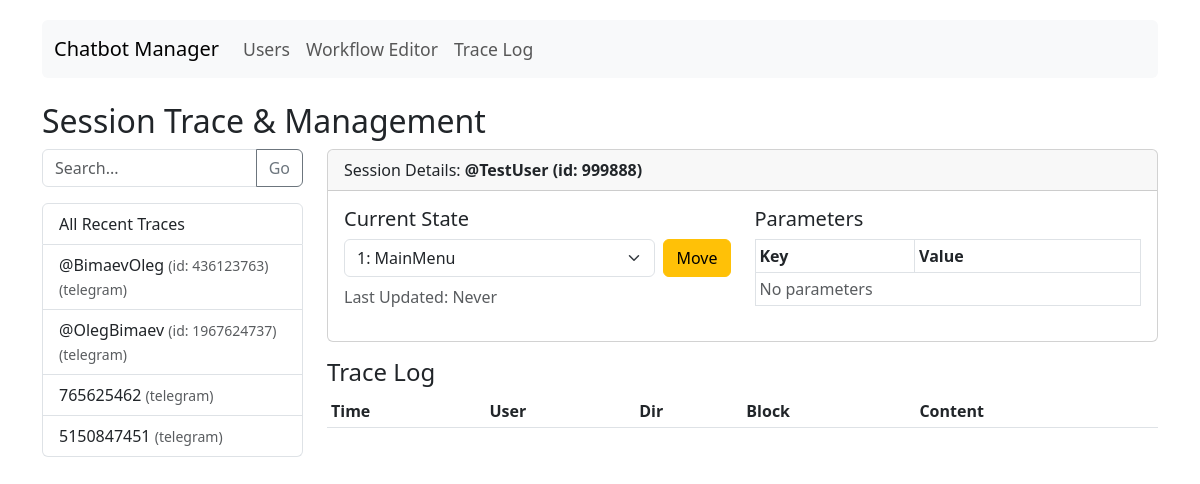
Screenshot of /trace?user_id=999888 with the database file from the repository.
### database/models.py (models this page shows)
class UserSession(Base):
    __tablename__ = "user_sessions"
    user_id = Column(String, primary_key=True)
    platform = Column(String, primary_key=True)
    current_block_id = Column(Integer, ForeignKey("blocks.id"))
    updated_at = Column(DateTime, default=datetime.utcnow, onupdate=datetime.utcnow)
    block = relationship("Block")

class BotUser(Base):
    __tablename__ = "bot_users"
    id = Column(Integer, primary_key=True, index=True)
    user_id = Column(String, index=True) # External ID
    username = Column(String, nullable=True)
    platform = Column(String, index=True)
    is_active = Column(Boolean, default=True)
    created_at = Column(DateTime, default=datetime.utcnow)

### admin.py (the view)
@app.get("/trace", response_class=HTMLResponse)
async def view_trace(request: Request, user_id: str = None, q: str = None, db: Session = Depends(get_db)):
    session_query = db.query(UserSession)
    if q:
        session_query = session_query.outerjoin(BotUser, (UserSession.user_id == BotUser.user_id) & (UserSession.platform == BotUser.platform))
        search = f"%{q}%"
        session_query = session_query.filter(
            (UserSession.user_id.like(search)) |
            (BotUser.username.like(search)) |
            (UserSession.platform.like(search))
        )
    sessions = session_query.all()
    user_map = {}
    bot_users = db.query(BotUser).all()
    for bu in bot_users:
        user_map[bu.user_id] = bu.username
    selected_user_data = None
    traces = []
    if user_id:
        user_session = db.query(UserSession).filter(UserSession.user_id == user_id).first()
        params = db.query(UserParam).filter(UserParam.user_id == user_id).all()
        traces = db.query(Trace).filter(Trace.user_id == user_id).order_by(Trace.created_at.desc()).limit(100).all()
        all_blocks = db.query(Block).all()
        selected_user_data = {
            "session": user_session,
            "params": params,
            "blocks": all_blocks,
            "username": user_map.get(user_id)
        }
    else:
        traces = db.query(Trace).order_by(Trace.created_at.desc()).limit(100).all()
    return templates.TemplateResponse("trace.html", {
        "request": request,
        "sessions": sessions,
        "user_map": user_map,
        "selected_user_id": user_id,
        "selected_data": selected_user_data,
        "traces": traces,
        "q": q
    })

### templates/trace.html (shortened to what this page needs)
{% extends "base.html" %}
{% block content %}
<h2>Session Trace & Management</h2>
<div class="row">
    <div class="col-md-3">
        <form action="/trace" method="get" class="mb-3">
            <div class="input-group">
                <input type="text" name="q" class="form-control" placeholder="Search..." value="{{ q or '' }}">
                <button class="btn btn-outline-secondary" type="submit">Go</button>
            </div>
        </form>
        <div class="list-group">
            <a href="/trace"
                class="list-group-item list-group-item-action {% if not selected_user_id %}active{% endif %}">
                All Recent Traces
            </a>
            {% for s in sessions %}
            <a href="/trace?user_id={{ s.user_id }}"
                class="list-group-item list-group-item-action {% if selected_user_id == s.user_id %}active{% endif %}">
                {% set uname = user_map.get(s.user_id) %}
                {% if uname %}
                @{{ uname }} <small class="text-muted">(id: {{ s.user_id }})</small>
                {% else %}
                {{ s.user_id }}
                {% endif %}
                <small class="text-muted">({{ s.platform }})</small>
            </a>
            {% endfor %}
        </div>
    </div>
    <div class="col-md-9">
        {% if selected_data %}
        <div class="card mb-3">
            <div class="card-header">
                Session Details:
                <strong>
                    {% if selected_data.username %}
                    @{{ selected_data.username }} (id: {{ selected_user_id }})
                    {% else %}
                    {{ selected_user_id }}
                    {% endif %}
                </strong>
            </div>
            <div class="card-body">
                <div class="row">
                    <div class="col-md-6">
                        <h5>Current State</h5>
                        <form action="/api/session/{{ selected_user_id }}/block" method="post" class="d-flex">
                            <select name="block_id" class="form-select me-2">
                                {% for b in selected_data.blocks %}
                                <option value="{{ b.id }}" >
                                    {{ b.id }}: {{ b.name }}
                                </option>
                                {% endfor %}
                            </select>
                            <button type="submit" class="btn btn-warning">Move</button>
                        </form>
                        <p class="mt-2 text-muted">Last Updated: {{ selected_data.session.updated_at if
                            selected_data.session else 'Never' }}</p>
                    </div>
                    <div class="col-md-6">
                        <h5>Parameters</h5>
                        <div style="max-height: 150px; overflow-y: auto;">
                            <table class="table table-sm table-bordered">
                                <thead>
                                    <tr>
                                        <th>Key</th>
                                        <th>Value</th>
                                    </tr>
                                </thead>
                                <tbody>
                                    {% for p in selected_data.params %}
                                    <tr>
                                        <td>{{ p.key }}</td>
                                        <td>{{ p.value }}</td>
                                    </tr>
                                    {% else %}
                                    <tr>
                                        <td colspan="2" class="text-muted">No parameters</td>
                                    </tr>
                                    {% endfor %}
                                </tbody>
                            </table>
                        </div>
                    </div>
                </div>
            </div>
        </div>
        {% endif %}
        <h4>Trace Log</h4>
        <table class="table table-sm table-hover">
            <thead>
                <tr>
                    <th>Time</th>
                    <th>User</th>
                    <th>Dir</th>
                    <th>Block</th>
                    <th>Content</th>
                </tr>
            </thead>
        </table>
    </div>
</div>
{% endblock %}

### templates/base.html (style rules this page uses)
body { padding-top: 20px; }

### rows the page displays
UserSession: user_id "436123763", platform "telegram"
BotUser: username "BimaevOleg"
UserSession: user_id "1967624737", platform "telegram"
BotUser: username "OlegBimaev"
UserSession: user_id "765625462", platform "telegram"
UserSession: user_id "5150847451", platform "telegram"
BotUser: username "TestUser"

### other values shown
{{ selected_user_id }} "999888"
form field block_id "1: MainMenu"
